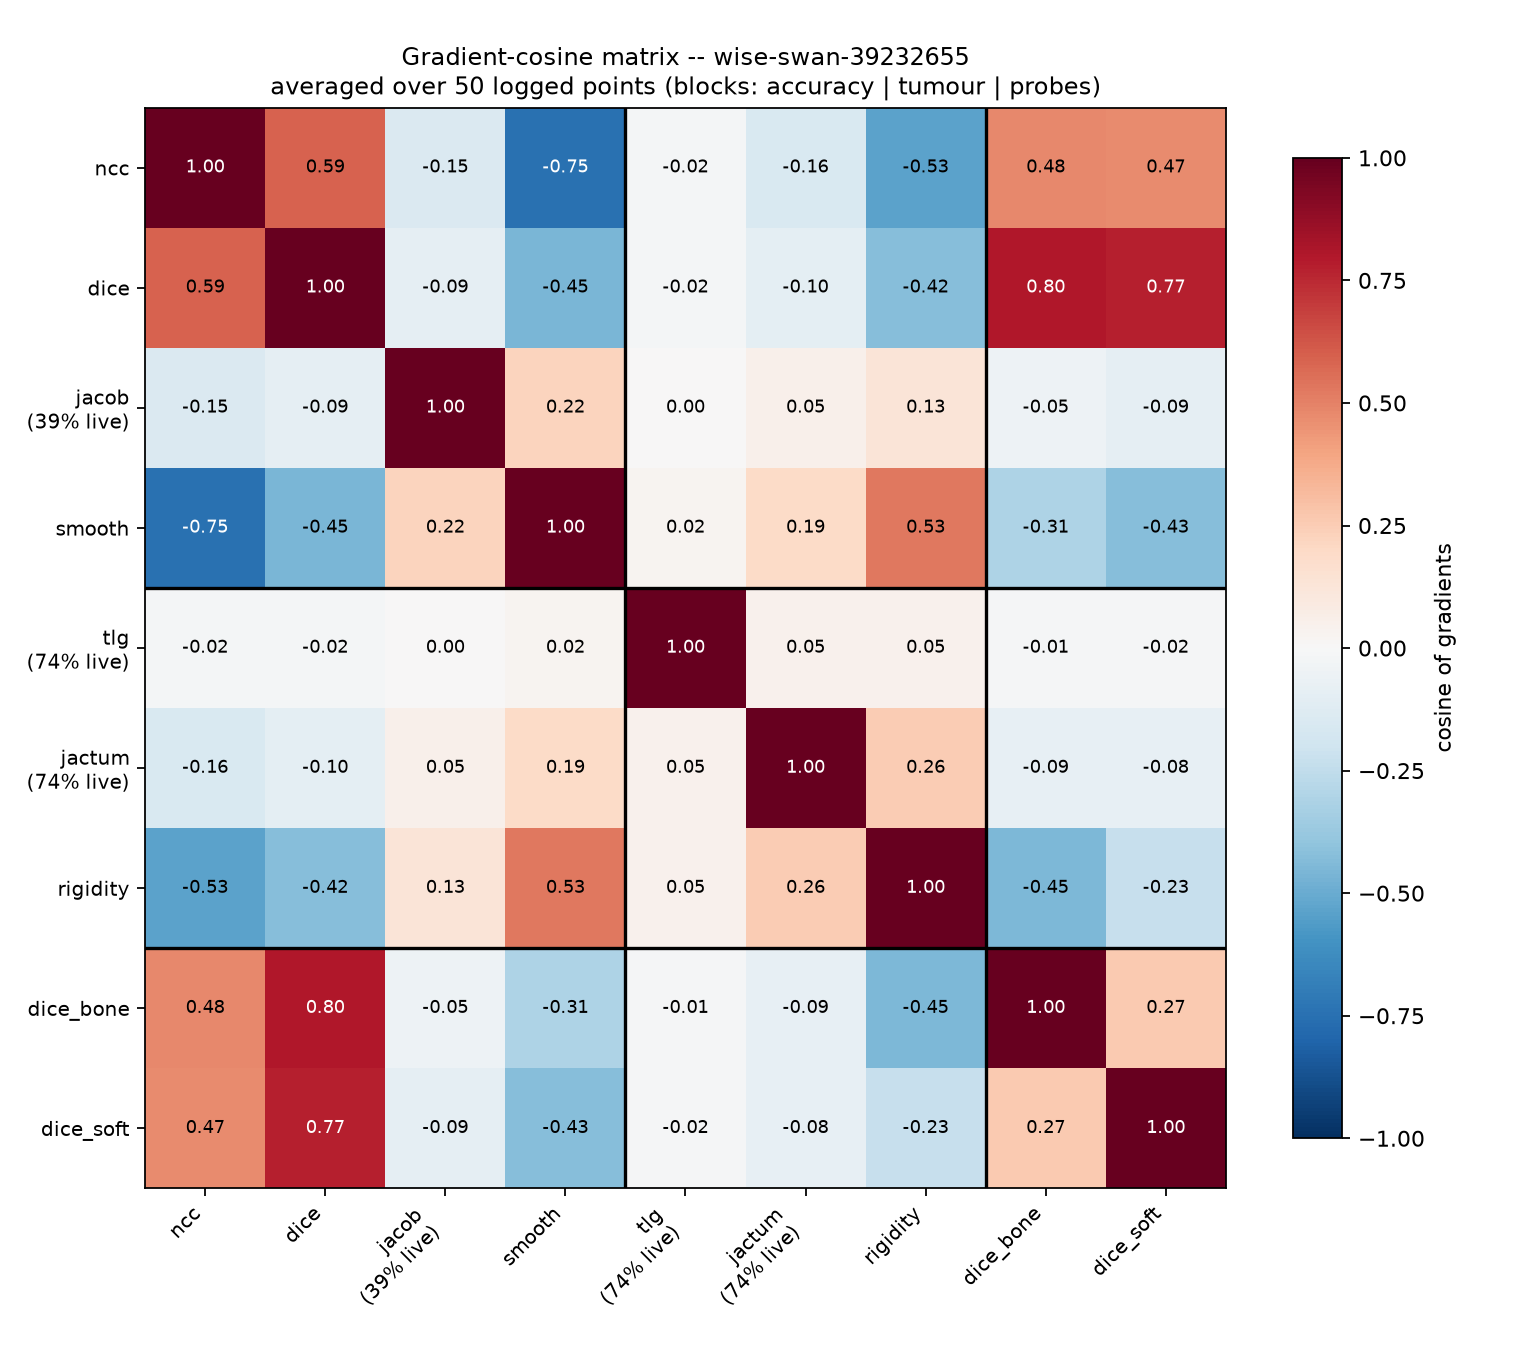

Generate this figure with Python:
"""Pairwise gradient-cosine matrix for one wandb run.

Pulls the `grad_conflict_lvl3/cos_<x>_vs_<y>` history logged by
`utils.gradient_conflict_report`, averages each pair over a window of the run,
and renders the full symmetric term-vs-term matrix as a heatmap.

What to look for is block structure: terms that cluster into groups which are
internally positive and mutually negative. If those blocks match the
accuracy/tumour split the training code uses, a two-stage design has the right
shape; if the clustering cuts across it, the stage boundary is in the wrong
place.

Usage:
    python pairwise_cosine_matrix.py                       # defaults below
    python pairwise_cosine_matrix.py --run <name-or-id> --last 50
"""

from __future__ import annotations

import argparse
import os
import sys

import matplotlib.pyplot as plt
import numpy as np
import pandas as pd

PREFIX = "grad_conflict_lvl3"

# Group A (accuracy + regularisation), group B (tumour), then the diagnostic
# probes. Order is the plot order, so keep the groups contiguous.
TERMS = [
    "ncc",
    "dice",
    "jacob",
    "smooth",
    "tlg",
    "jactum",
    "rigidity",
    "dice_bone",
    "dice_soft",
]
GROUP_A = {"ncc", "dice", "jacob", "smooth"}
GROUP_B = {"tlg", "jactum", "rigidity"}


def parse_args() -> argparse.Namespace:
    p = argparse.ArgumentParser(description=__doc__)
    p.add_argument("--run", default="wise-swan-39232655", help="run display name or id")
    p.add_argument("--project", default="PSMAReg_LapIRN")
    p.add_argument("--entity", default=os.environ.get("WANDB_ENTITY"))
    p.add_argument(
        "--last",
        type=int,
        default=50,
        help="average over the last N logged points (0 = whole run)",
    )
    p.add_argument(
        "--raw",
        action="store_true",
        help="use the per-step cosines instead of the windowed `_mean` keys",
    )
    p.add_argument("--out", default="pairwise_cosine_matrix.png")
    return p.parse_args()


def resolve_run(api, entity: str | None, project: str, run: str):
    """Accept either a wandb run id or a display name."""
    path = f"{entity}/{project}" if entity else project
    try:
        return api.run(f"{path}/{run}")
    except Exception:
        matches = list(api.runs(path, filters={"display_name": run}))
        if not matches:
            sys.exit(f"no run named or id'd {run!r} in {path}")
        if len(matches) > 1:
            ids = ", ".join(r.id for r in matches)
            sys.exit(f"{run!r} is ambiguous, pass an id instead: {ids}")
        return matches[0]


def pair_key(a: str, b: str, suffix: str) -> list[str]:
    """Both orderings -- which one exists depends on dict order at log time."""
    return [f"{PREFIX}/cos_{a}_vs_{b}{suffix}", f"{PREFIX}/cos_{b}_vs_{a}{suffix}"]


def build_matrix(hist: pd.DataFrame, suffix: str, last: int):
    n = len(TERMS)
    mat = np.full((n, n), np.nan)
    counts = np.zeros((n, n), dtype=int)
    missing: list[str] = []

    for i, a in enumerate(TERMS):
        for j, b in enumerate(TERMS[i + 1 :], start=i + 1):
            col = next((k for k in pair_key(a, b, suffix) if k in hist.columns), None)
            if col is None:
                missing.append(f"{a} vs {b}")
                continue
            series = hist[col].dropna()
            if last:
                series = series.tail(last)
            if series.empty:
                missing.append(f"{a} vs {b}")
                continue
            mat[i, j] = mat[j, i] = series.mean()
            counts[i, j] = counts[j, i] = len(series)

    np.fill_diagonal(mat, 1.0)
    return mat, counts, missing


def presence(hist: pd.DataFrame, last: int) -> dict[str, float]:
    """Fraction of steps each term was live -- the sample base behind its row."""
    out = {}
    for term in TERMS:
        col = f"{PREFIX}/present_{term}_mean"
        if col in hist.columns:
            series = hist[col].dropna()
            if last:
                series = series.tail(last)
            if not series.empty:
                out[term] = float(series.mean())
    return out


def plot(mat, counts, present, run_name, n_points, out_path):
    labels = [
        f"{t}\n({present[t]:.0%} live)" if t in present and present[t] < 0.99 else t
        for t in TERMS
    ]

    fig, ax = plt.subplots(figsize=(9.5, 8.5))
    im = ax.imshow(mat, cmap="RdBu_r", vmin=-1, vmax=1)

    ax.set_xticks(range(len(TERMS)), labels, rotation=45, ha="right", fontsize=9)
    ax.set_yticks(range(len(TERMS)), labels, fontsize=9)

    for i in range(len(TERMS)):
        for j in range(len(TERMS)):
            if np.isnan(mat[i, j]):
                ax.text(j, i, "--", ha="center", va="center", color="0.5")
                continue
            shade = "white" if abs(mat[i, j]) > 0.6 else "black"
            ax.text(j, i, f"{mat[i, j]:.2f}", ha="center", va="center",
                    color=shade, fontsize=8)

    # separators between group A | group B | probes
    for pos in (len(GROUP_A) - 0.5, len(GROUP_A) + len(GROUP_B) - 0.5):
        ax.axhline(pos, color="black", lw=1.5)
        ax.axvline(pos, color="black", lw=1.5)

    fig.colorbar(im, ax=ax, shrink=0.8, label="cosine of gradients")
    ax.set_title(
        f"Gradient-cosine matrix -- {run_name}\n"
        f"averaged over {n_points} logged points "
        f"(blocks: accuracy | tumour | probes)",
        fontsize=11,
    )
    fig.tight_layout()
    fig.savefig(out_path, dpi=160)
    print(f"wrote {out_path}")


def main() -> None:
    args = parse_args()
    import wandb

    api = wandb.Api()
    run = resolve_run(api, args.entity, args.project, args.run)
    suffix = "" if args.raw else "_mean"

    keys = [k for k in run.summary.keys() if k.startswith(f"{PREFIX}/")]
    if not keys:
        sys.exit(f"run {run.name} logged no {PREFIX}/ metrics")
    hist = run.history(keys=keys, pandas=True, samples=100_000)

    mat, counts, missing = build_matrix(hist, suffix, args.last)
    present = presence(hist, args.last)

    frame = pd.DataFrame(mat, index=TERMS, columns=TERMS)
    csv_path = os.path.splitext(args.out)[0] + ".csv"
    frame.to_csv(csv_path)
    print(frame.round(2).to_string(), "\n")
    print(f"wrote {csv_path}")

    if missing:
        print(f"no data for: {', '.join(missing)}")
    thin = [
        f"{TERMS[i]} vs {TERMS[j]} ({counts[i, j]})"
        for i in range(len(TERMS))
        for j in range(i + 1, len(TERMS))
        if 0 < counts[i, j] < 10
    ]
    if thin:
        print(f"fewer than 10 points, treat as noise: {', '.join(thin)}")

    plot(mat, counts, present, run.name, args.last or len(hist), args.out)


if __name__ == "__main__":
    main()
